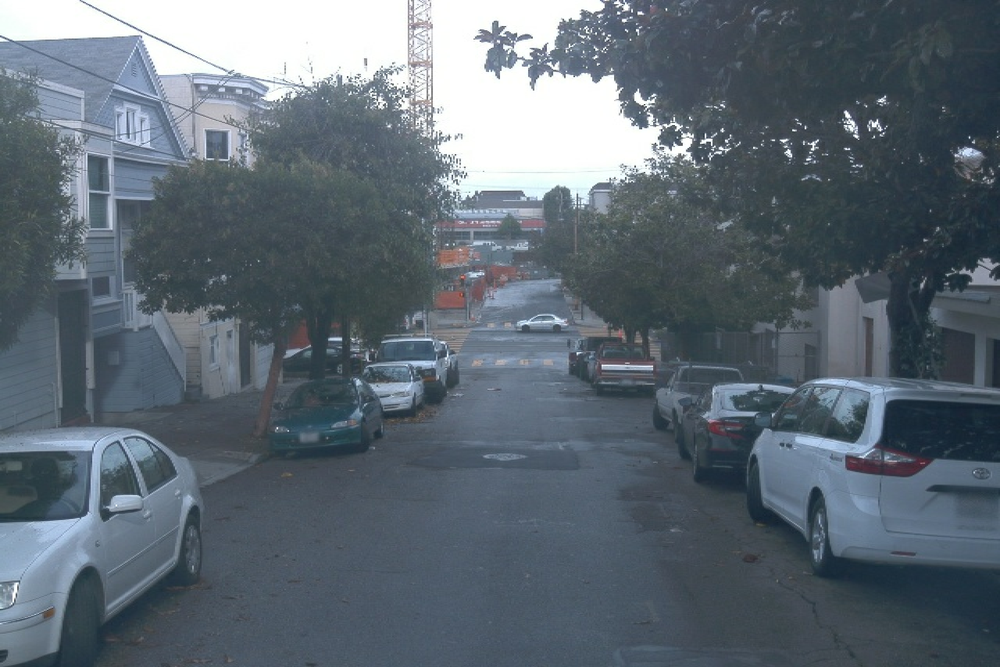
#> input picture Images/Traffic/segment-12208410199966712301_4480_000_4500_000_with_camera_labels_79.png, 1000 x 667 px, shrunk from 1920 x 1280 before the run; its folder holds only this picture in this run
$ python image_statistics.py
#> lines starting #> are read from the running program, lines starting #| are printed output that depends on the picture; long printed decimals are rounded
import glob

import matplotlib.pyplot as plt
import numpy as np
import seaborn as sns
from PIL import Image, ImageStat

# from utils import check_results


def calculate_mean_std(image_list):
    """
    calculate mean and std of image list
    args:
    - image_list [list[str]]: list of image paths
    returns:
    - mean [array]: 1x3 array of float, channel wise mean
    - std [array]: 1x3 array of float, channel wise std
    """
    means = []
    stds = []
    for path in image_list:
        img = Image.open(path).convert('RGB')
#> img is the input picture: PIL image 1000x667 RGB; mean R, G, B 94.3, 105.7, 115.6
        stat = ImageStat.Stat(img)
        means.append(np.array(stat.mean))
        stds.append(np.array(stat.var)**0.5)

    total_mean = np.mean(means, axis=0)
#> total_mean = [94.3, 105.7, 115.6]
    total_std = np.mean(stds, axis=0)
#> total_std = [57, 54.57, 53.85]

    return total_mean, total_std


def channel_histogram(image_list):
    """
    calculate channel wise pixel value
    args:
    - image_list [list[str]]: list of image paths
    """
    red = []
    green = []
    blue = []
    i = 0;
    for p in image_list:
        img = np.array(Image.open(p).convert('RGB'))
        R, G, B = img[..., 0], img[..., 1], img[..., 2]
        red.extend(R.flatten().tolist())
        green.extend(G.flatten().tolist())
        blue.extend(B.flatten().tolist())
        i += 1
        if i >= 1:
            break

    sns.kdeplot(red, color='r')
    sns.kdeplot(green, color='g')
    sns.kdeplot(blue, color='b')


if __name__ == "__main__":
    image_path = "../Images/Traffic/*"
    image_list = glob.glob(image_path)
    mean, std = calculate_mean_std(image_list)
#> mean = [94.3, 105.7, 115.6]; std = [57, 54.57, 53.85]
    print(f"Images in '{image_path}':\nmean = {mean}, standard deviation = {std}")
#| Images in '../Images/Traffic/*':
#| mean = [ 94.297 105.735 115.592], standard deviation = [57.002 54.567 53.847]

    channel_histogram(image_list)
#> in channel_histogram, `R, G, B = img[..., 0], img[..., 1], img[..., 2]`:
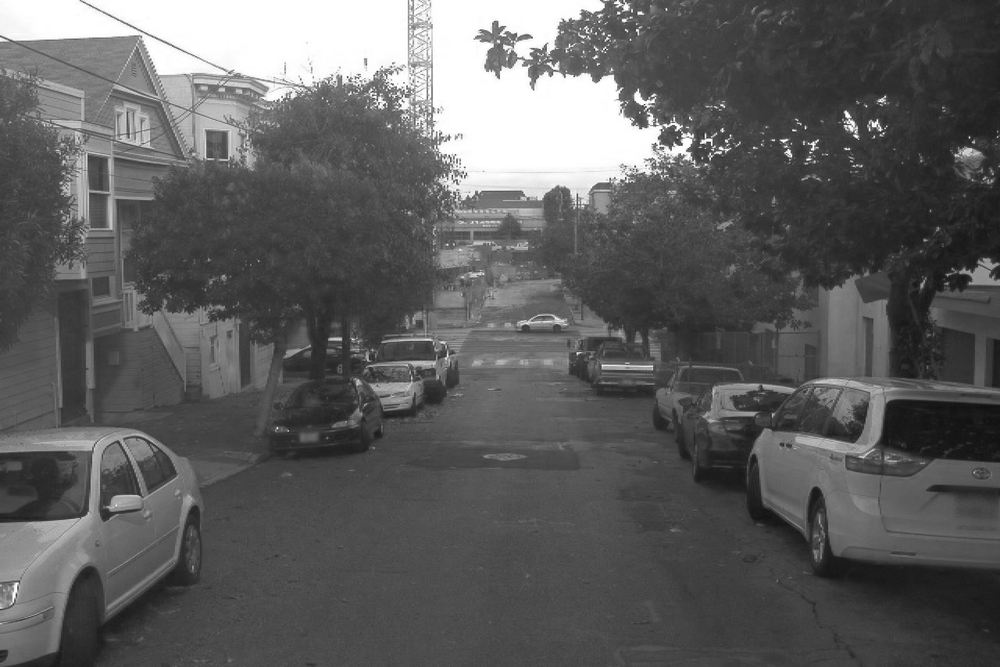
#> R: shape (667, 1000); min 16, max 255, mean 94.3
#> in channel_histogram, `R, G, B = img[..., 0], img[..., 1], img[..., 2]`:
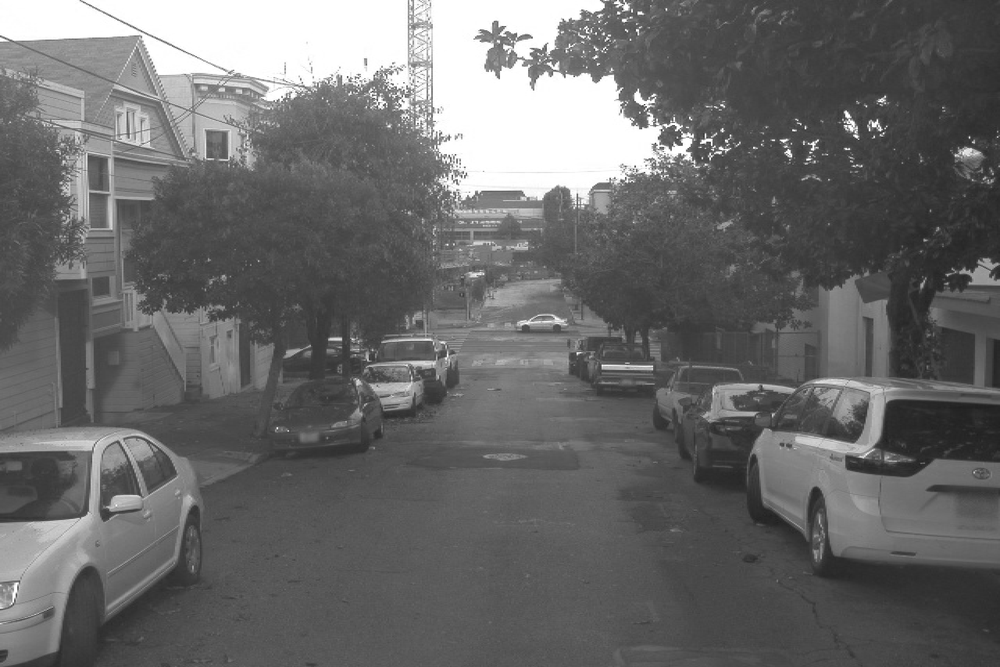
#> G: shape (667, 1000); min 30, max 255, mean 105.7
#> in channel_histogram, `R, G, B = img[..., 0], img[..., 1], img[..., 2]`:
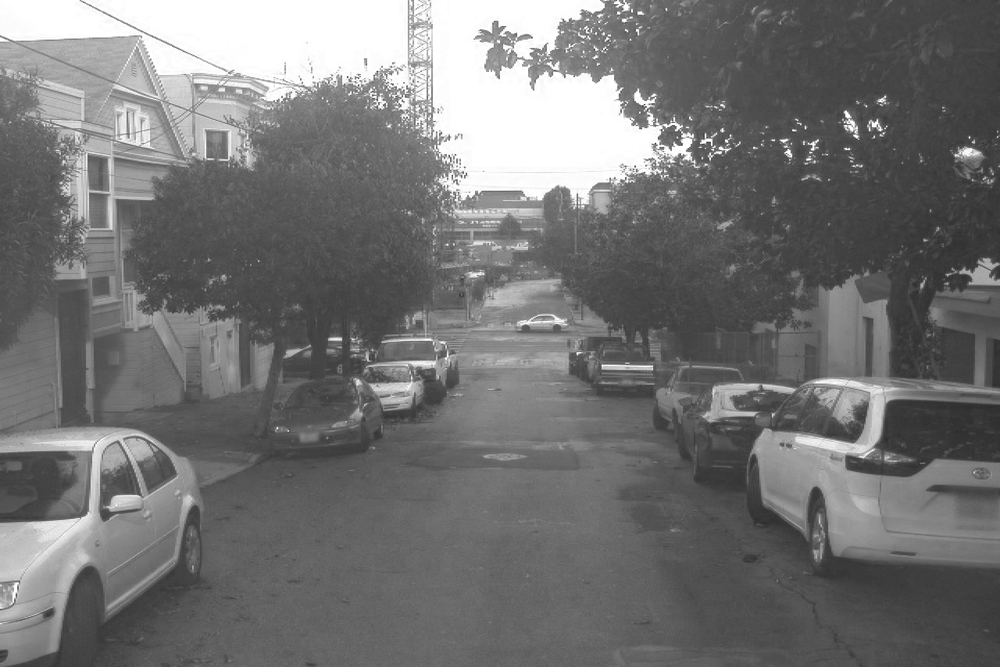
#> B: shape (667, 1000); min 41, max 255, mean 115.6
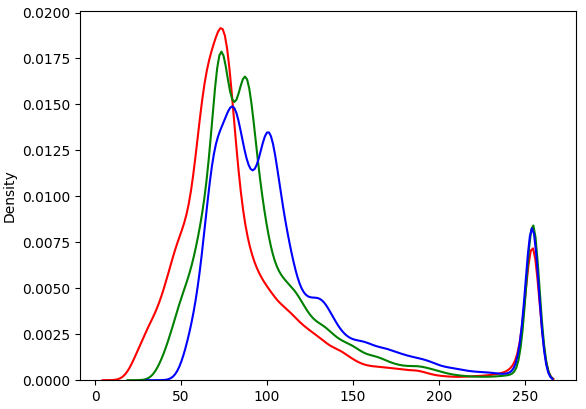
#> figure drawn by matplotlib, 1 panel; curve peaks at x = 72.87, y = 0.0191; curve peaks at x = 73.5, y = 0.0179; curve peaks at x = 79.78, y = 0.0149

$ run again, on Images/Traffic/segment-12257951615341726923_2196_690_2216_690_with_camera_labels_11.png
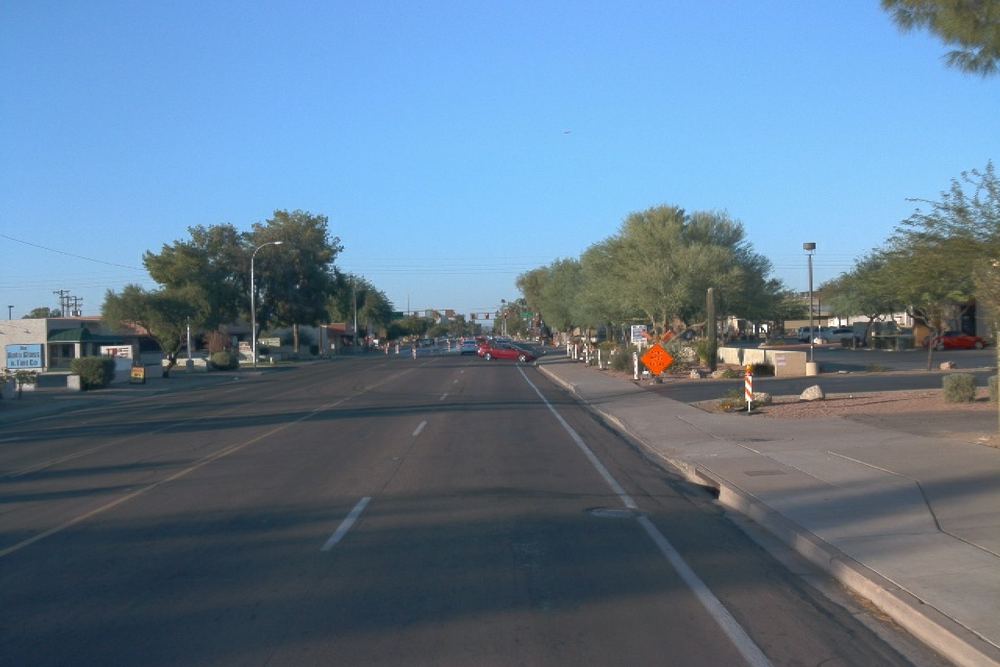
#> input picture Images/Traffic/segment-12257951615341726923_2196_690_2216_690_with_camera_labels_11.png, 1000 x 667 px, shrunk from 1920 x 1280 before the run
#> in calculate_mean_std, img is the input picture: PIL image 1000x667 RGB; mean R, G, B 97.8, 122.5, 144.8
#> total_mean = [97.79, 122.5, 144.8]
#> total_std = [38.42, 56.16, 80.5]
#> mean = [97.79, 122.5, 144.8]; std = [38.42, 56.16, 80.5]
#| Images in '../Images/Traffic/*':
#| mean = [ 97.793  122.494 144.805], standard deviation = [38.418 56.164 80.501]
#> in channel_histogram, `R, G, B = img[..., 0], img[..., 1], img[..., 2]`:
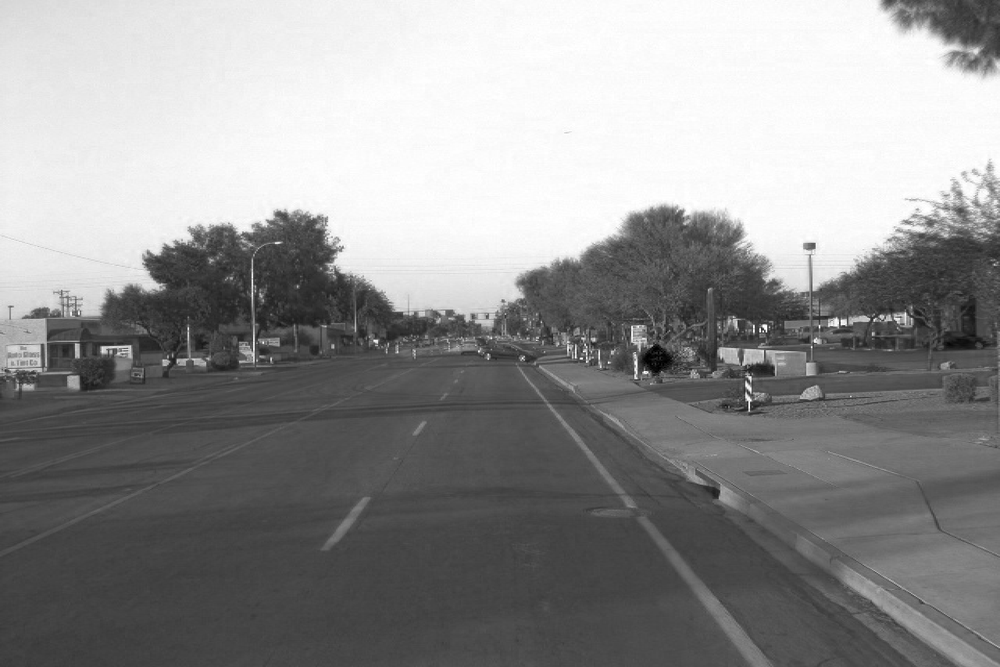
#> B: shape (667, 1000); min 0, max 255, mean 144.8
#> `channel_histogram(image_list)`:
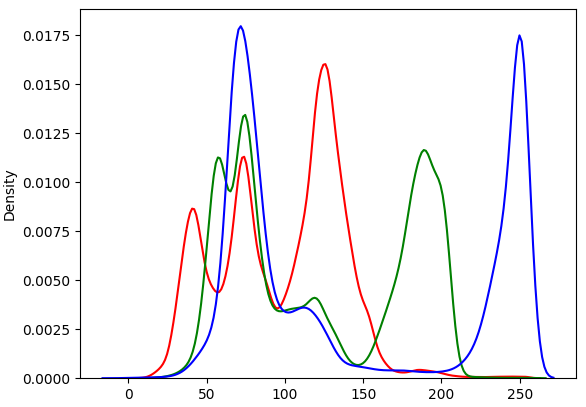
#> figure drawn by matplotlib, 1 panel; curve peaks at x = 125.8, y = 0.016; curve peaks at x = 74.62, y = 0.0134; curve peaks at x = 71.77, y = 0.018

$ run again, on Images/Traffic/segment-12208410199966712301_4480_000_4500_000_with_camera_labels_83.png
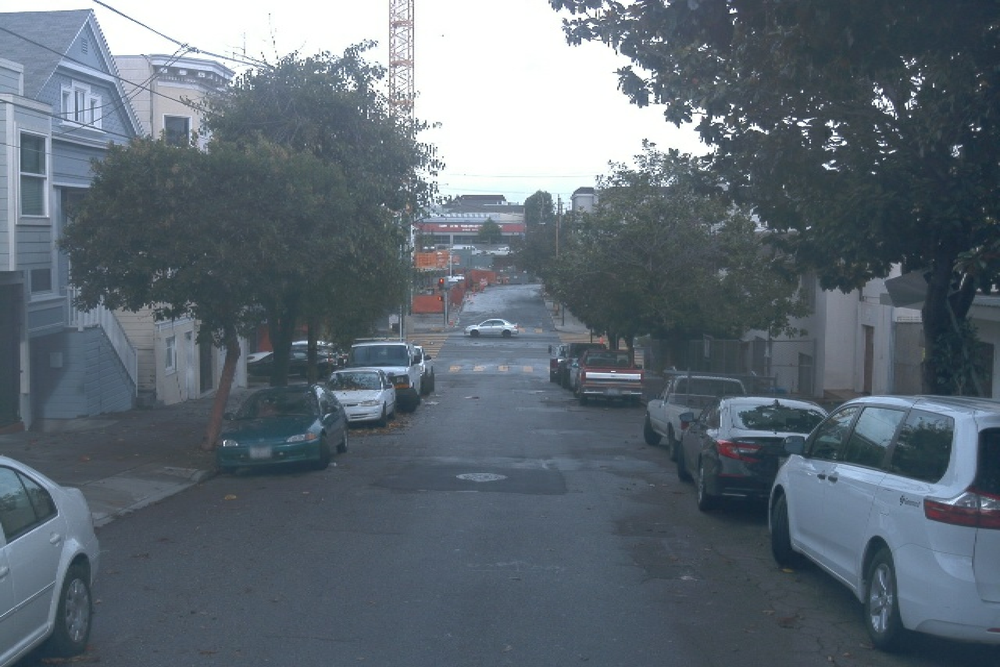
#> input picture Images/Traffic/segment-12208410199966712301_4480_000_4500_000_with_camera_labels_83.png, 1000 x 667 px, shrunk from 1920 x 1280 before the run
#> in calculate_mean_std, img is the input picture: PIL image 1000x667 RGB; mean R, G, B 95.2, 106.5, 116.3
#> total_mean = [95.21, 106.5, 116.3]
#> total_std = [57.41, 54.93, 54.21]
#> mean = [95.21, 106.5, 116.3]; std = [57.41, 54.93, 54.21]
#| Images in '../Images/Traffic/*':
#| mean = [ 95.208 106.492 116.287], standard deviation = [57.409  54.928 54.209]
#> in channel_histogram, `R, G, B = img[..., 0], img[..., 1], img[..., 2]`:
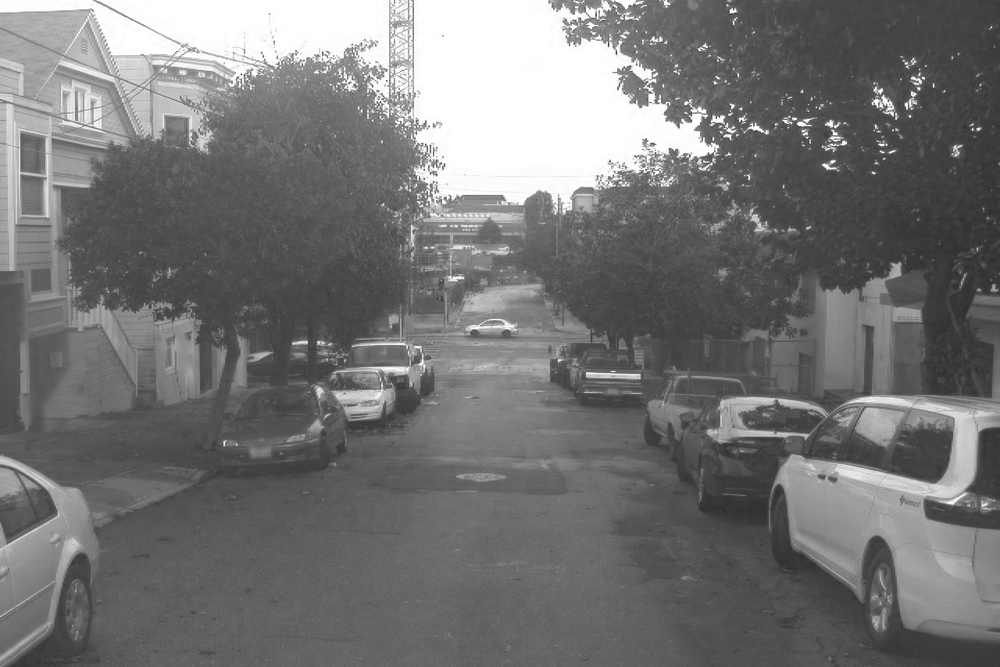
#> B: shape (667, 1000); min 43, max 255, mean 116.3
#> `channel_histogram(image_list)`:
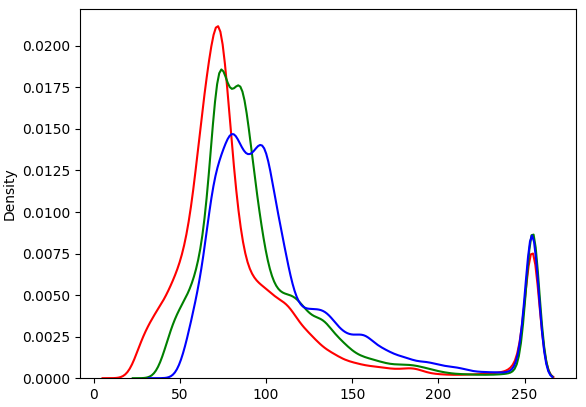
#> figure drawn by matplotlib, 1 panel; curve peaks at x = 72.25, y = 0.0212; curve peaks at x = 74.13, y = 0.0186; curve peaks at x = 80.14, y = 0.0147
